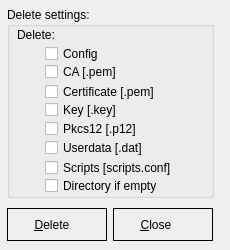
<?xml version="1.0" encoding="UTF-8"?>
<ui version="4.0">
 <class>DeleteConfig</class>
 <widget class="QDialog" name="DeleteConfig">
  <property name="windowModality">
   <enum>Qt::ApplicationModal</enum>
  </property>
  <property name="geometry">
   <rect>
    <x>0</x>
    <y>0</y>
    <width>230</width>
    <height>250</height>
   </rect>
  </property>
  <property name="minimumSize">
   <size>
    <width>230</width>
    <height>250</height>
   </size>
  </property>
  <property name="maximumSize">
   <size>
    <width>230</width>
    <height>250</height>
   </size>
  </property>
  <property name="windowTitle">
   <string>Delete config</string>
  </property>
  <property name="windowIcon">
   <iconset resource="systray.qrc">
    <normaloff>:/images/logo.png</normaloff>:/images/logo.png</iconset>
  </property>
  <property name="modal">
   <bool>true</bool>
  </property>
  <widget class="QGroupBox" name="groupBox">
   <property name="geometry">
    <rect>
     <x>7</x>
     <y>7</y>
     <width>207</width>
     <height>191</height>
    </rect>
   </property>
   <property name="title">
    <string>Delete settings:</string>
   </property>
   <widget class="QLabel" name="label">
    <property name="geometry">
     <rect>
      <x>10</x>
      <y>20</y>
      <width>41</width>
      <height>16</height>
     </rect>
    </property>
    <property name="text">
     <string>Delete:</string>
    </property>
   </widget>
   <widget class="QCheckBox" name="cbConfigFile">
    <property name="geometry">
     <rect>
      <x>38</x>
      <y>37</y>
      <width>161</width>
      <height>19</height>
     </rect>
    </property>
    <property name="styleSheet">
     <string notr="true">QCheckBox { 
spacing: 5px;
}

QCheckBox::indicator {
width: 13px;
height: 13px;
}

QCheckBox::indicator:unchecked:disabled {
image: url(:/images/styles/checkbox_unchecked_dis.png);
}

QCheckBox::indicator:checked:disabled {
image: url(:/images/styles/checkbox_checked_dis.png);
}

QCheckBox::indicator:unchecked:enabled {
image: url(:/images/styles/checkbox_unchecked.png);
}

QCheckBox::indicator:checked:enabled {
image: url(:/images/styles/checkbox_checked.png);
}

QCheckBox::indicator:unchecked:enabled:hover {
image: url(:/images/styles/checkbox_unchecked_hover.png);
}

QCheckBox::indicator:checked:enabled:hover {
image: url(:/images/styles/checkbox_checked_hover.png);
}
</string>
    </property>
    <property name="text">
     <string>Config</string>
    </property>
   </widget>
   <widget class="QCheckBox" name="cbCA">
    <property name="geometry">
     <rect>
      <x>38</x>
      <y>55</y>
      <width>161</width>
      <height>19</height>
     </rect>
    </property>
    <property name="styleSheet">
     <string notr="true">QCheckBox { 
spacing: 5px;
}

QCheckBox::indicator {
width: 13px;
height: 13px;
}

QCheckBox::indicator:unchecked:disabled {
image: url(:/images/styles/checkbox_unchecked_dis.png);
}

QCheckBox::indicator:checked:disabled {
image: url(:/images/styles/checkbox_checked_dis.png);
}

QCheckBox::indicator:unchecked:enabled {
image: url(:/images/styles/checkbox_unchecked.png);
}

QCheckBox::indicator:checked:enabled {
image: url(:/images/styles/checkbox_checked.png);
}

QCheckBox::indicator:unchecked:enabled:hover {
image: url(:/images/styles/checkbox_unchecked_hover.png);
}

QCheckBox::indicator:checked:enabled:hover {
image: url(:/images/styles/checkbox_checked_hover.png);
}
</string>
    </property>
    <property name="text">
     <string>CA [.pem]</string>
    </property>
   </widget>
   <widget class="QCheckBox" name="cbCert">
    <property name="geometry">
     <rect>
      <x>38</x>
      <y>75</y>
      <width>161</width>
      <height>19</height>
     </rect>
    </property>
    <property name="styleSheet">
     <string notr="true">QCheckBox { 
spacing: 5px;
}

QCheckBox::indicator {
width: 13px;
height: 13px;
}

QCheckBox::indicator:unchecked:disabled {
image: url(:/images/styles/checkbox_unchecked_dis.png);
}

QCheckBox::indicator:checked:disabled {
image: url(:/images/styles/checkbox_checked_dis.png);
}

QCheckBox::indicator:unchecked:enabled {
image: url(:/images/styles/checkbox_unchecked.png);
}

QCheckBox::indicator:checked:enabled {
image: url(:/images/styles/checkbox_checked.png);
}

QCheckBox::indicator:unchecked:enabled:hover {
image: url(:/images/styles/checkbox_unchecked_hover.png);
}

QCheckBox::indicator:checked:enabled:hover {
image: url(:/images/styles/checkbox_checked_hover.png);
}
</string>
    </property>
    <property name="text">
     <string>Certificate [.pem]</string>
    </property>
   </widget>
   <widget class="QCheckBox" name="cbKey">
    <property name="geometry">
     <rect>
      <x>38</x>
      <y>93</y>
      <width>151</width>
      <height>19</height>
     </rect>
    </property>
    <property name="styleSheet">
     <string notr="true">QCheckBox { 
spacing: 5px;
}

QCheckBox::indicator {
width: 13px;
height: 13px;
}

QCheckBox::indicator:unchecked:disabled {
image: url(:/images/styles/checkbox_unchecked_dis.png);
}

QCheckBox::indicator:checked:disabled {
image: url(:/images/styles/checkbox_checked_dis.png);
}

QCheckBox::indicator:unchecked:enabled {
image: url(:/images/styles/checkbox_unchecked.png);
}

QCheckBox::indicator:checked:enabled {
image: url(:/images/styles/checkbox_checked.png);
}

QCheckBox::indicator:unchecked:enabled:hover {
image: url(:/images/styles/checkbox_unchecked_hover.png);
}

QCheckBox::indicator:checked:enabled:hover {
image: url(:/images/styles/checkbox_checked_hover.png);
}
</string>
    </property>
    <property name="text">
     <string>Key [.key]</string>
    </property>
   </widget>
   <widget class="QCheckBox" name="cbUserdata">
    <property name="geometry">
     <rect>
      <x>38</x>
      <y>131</y>
      <width>161</width>
      <height>19</height>
     </rect>
    </property>
    <property name="styleSheet">
     <string notr="true">QCheckBox { 
spacing: 5px;
}

QCheckBox::indicator {
width: 13px;
height: 13px;
}

QCheckBox::indicator:unchecked:disabled {
image: url(:/images/styles/checkbox_unchecked_dis.png);
}

QCheckBox::indicator:checked:disabled {
image: url(:/images/styles/checkbox_checked_dis.png);
}

QCheckBox::indicator:unchecked:enabled {
image: url(:/images/styles/checkbox_unchecked.png);
}

QCheckBox::indicator:checked:enabled {
image: url(:/images/styles/checkbox_checked.png);
}

QCheckBox::indicator:unchecked:enabled:hover {
image: url(:/images/styles/checkbox_unchecked_hover.png);
}

QCheckBox::indicator:checked:enabled:hover {
image: url(:/images/styles/checkbox_checked_hover.png);
}
</string>
    </property>
    <property name="text">
     <string>Userdata [.dat]</string>
    </property>
   </widget>
   <widget class="QCheckBox" name="cbScript">
    <property name="geometry">
     <rect>
      <x>38</x>
      <y>151</y>
      <width>161</width>
      <height>19</height>
     </rect>
    </property>
    <property name="styleSheet">
     <string notr="true">QCheckBox { 
spacing: 5px;
}

QCheckBox::indicator {
width: 13px;
height: 13px;
}

QCheckBox::indicator:unchecked:disabled {
image: url(:/images/styles/checkbox_unchecked_dis.png);
}

QCheckBox::indicator:checked:disabled {
image: url(:/images/styles/checkbox_checked_dis.png);
}

QCheckBox::indicator:unchecked:enabled {
image: url(:/images/styles/checkbox_unchecked.png);
}

QCheckBox::indicator:checked:enabled {
image: url(:/images/styles/checkbox_checked.png);
}

QCheckBox::indicator:unchecked:enabled:hover {
image: url(:/images/styles/checkbox_unchecked_hover.png);
}

QCheckBox::indicator:checked:enabled:hover {
image: url(:/images/styles/checkbox_checked_hover.png);
}
</string>
    </property>
    <property name="text">
     <string>Scripts [scripts.conf]</string>
    </property>
   </widget>
   <widget class="QCheckBox" name="cbDir">
    <property name="geometry">
     <rect>
      <x>38</x>
      <y>169</y>
      <width>161</width>
      <height>19</height>
     </rect>
    </property>
    <property name="styleSheet">
     <string notr="true">QCheckBox { 
spacing: 5px;
}

QCheckBox::indicator {
width: 13px;
height: 13px;
}

QCheckBox::indicator:unchecked:disabled {
image: url(:/images/styles/checkbox_unchecked_dis.png);
}

QCheckBox::indicator:checked:disabled {
image: url(:/images/styles/checkbox_checked_dis.png);
}

QCheckBox::indicator:unchecked:enabled {
image: url(:/images/styles/checkbox_unchecked.png);
}

QCheckBox::indicator:checked:enabled {
image: url(:/images/styles/checkbox_checked.png);
}

QCheckBox::indicator:unchecked:enabled:hover {
image: url(:/images/styles/checkbox_unchecked_hover.png);
}

QCheckBox::indicator:checked:enabled:hover {
image: url(:/images/styles/checkbox_checked_hover.png);
}
</string>
    </property>
    <property name="text">
     <string>Directory if empty</string>
    </property>
   </widget>
   <widget class="QCheckBox" name="cbRemovePkcs12">
    <property name="geometry">
     <rect>
      <x>38</x>
      <y>113</y>
      <width>131</width>
      <height>17</height>
     </rect>
    </property>
    <property name="styleSheet">
     <string notr="true">QCheckBox { 
spacing: 5px;
}

QCheckBox::indicator {
width: 13px;
height: 13px;
}

QCheckBox::indicator:unchecked:disabled {
image: url(:/images/styles/checkbox_unchecked_dis.png);
}

QCheckBox::indicator:checked:disabled {
image: url(:/images/styles/checkbox_checked_dis.png);
}

QCheckBox::indicator:unchecked:enabled {
image: url(:/images/styles/checkbox_unchecked.png);
}

QCheckBox::indicator:checked:enabled {
image: url(:/images/styles/checkbox_checked.png);
}

QCheckBox::indicator:unchecked:enabled:hover {
image: url(:/images/styles/checkbox_unchecked_hover.png);
}

QCheckBox::indicator:checked:enabled:hover {
image: url(:/images/styles/checkbox_checked_hover.png);
}
</string>
    </property>
    <property name="text">
     <string>Pkcs12 [.p12]</string>
    </property>
   </widget>
  </widget>
  <widget class="QPushButton" name="cmdDelete">
   <property name="geometry">
    <rect>
     <x>7</x>
     <y>208</y>
     <width>100</width>
     <height>33</height>
    </rect>
   </property>
   <property name="styleSheet">
    <string notr="true">:enabled {border: 1px solid black}
:disabled {border: 1px solid black}
:hover {background-color: rgb(195, 195, 195);}
QPushButton {height: 25px; width: 50px;text-align:left;
	padding-left: 10px;
	padding-top: 3px;
	padding-bottom: 3px;}</string>
   </property>
   <property name="text">
    <string>     &amp;Delete</string>
   </property>
   <property name="icon">
    <iconset resource="systray.qrc">
     <normaloff>:/images/delete.png</normaloff>:/images/delete.png</iconset>
   </property>
   <property name="iconSize">
    <size>
     <width>22</width>
     <height>22</height>
    </size>
   </property>
   <property name="default">
    <bool>true</bool>
   </property>
   <property name="flat">
    <bool>true</bool>
   </property>
  </widget>
  <widget class="QPushButton" name="cmdCancel">
   <property name="geometry">
    <rect>
     <x>113</x>
     <y>208</y>
     <width>100</width>
     <height>33</height>
    </rect>
   </property>
   <property name="styleSheet">
    <string notr="true">:enabled {border: 1px solid black}
:disabled {border: 1px solid black}
:hover {background-color: rgb(195, 195, 195);}
QPushButton {height: 25px; width: 50px;text-align:left;
	padding-left: 10px;
	padding-top: 3px;
	padding-bottom: 3px;}</string>
   </property>
   <property name="text">
    <string>     &amp;Close</string>
   </property>
   <property name="icon">
    <iconset resource="systray.qrc">
     <normaloff>:/images/close_dialog.png</normaloff>:/images/close_dialog.png</iconset>
   </property>
   <property name="iconSize">
    <size>
     <width>16</width>
     <height>16</height>
    </size>
   </property>
   <property name="flat">
    <bool>true</bool>
   </property>
  </widget>
 </widget>
 <resources>
  <include location="systray.qrc"/>
 </resources>
 <connections/>
</ui>
